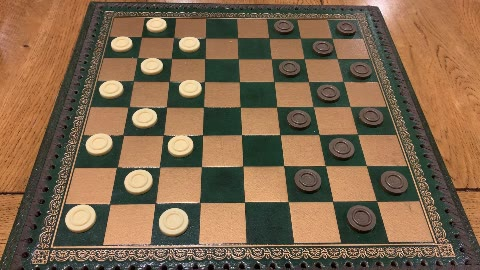
//> input picture DraughtsGames1Moves/DraughtsGame1Move0.JPG, 480 x 270 px
$ ./myApplication   (built with g++ and OpenCV 4)
//> lines starting //> are read from the running program, lines starting //| are printed output that depends on the picture; after the words box and inside, x2 and y2 are one past the last pixel; in counts of white or black regions, pixels touching at a corner belong together
#include<iostream>
#include<string>
#include <opencv2/opencv.hpp>
#include <opencv2/imgproc/imgproc.hpp>
#include "opencv2/highgui.hpp"
#include "opencv2/core.hpp"
#include "opencv2/video.hpp"
#include "opencv2/objdetect.hpp"
#include "opencv2/imgcodecs.hpp"
#include <opencv2/calib3d.hpp>
#include<typeinfo>

using namespace cv;
using namespace std;

const string GROUND_TRUTH_FOR_BOARD_IMAGES[][3] = {
	{"DraughtsGame1Move0.JPG", "1,2,3,4,5,6,7,8,9,10,11,12", "21,22,23,24,25,26,27,28,29,30,31,32"},
	{"DraughtsGame1Move1.JPG", "1,2,3,4,5,6,7,8,10,11,12,13", "21,22,23,24,25,26,27,28,29,30,31,32"},
	{"DraughtsGame1Move2.JPG", "1,2,3,4,5,6,7,8,10,11,12,13", "20,21,22,23,25,26,27,28,29,30,31,32"},
	{"DraughtsGame1Move3.JPG", "1,2,3,4,5,7,8,9,10,11,12,13", "20,21,22,23,25,26,27,28,29,30,31,32"},
	{"DraughtsGame1Move4.JPG", "1,2,3,4,5,7,8,9,10,11,12,13", "17,20,21,23,25,26,27,28,29,30,31,32"},
	{"DraughtsGame1Move5.JPG", "1,2,3,4,5,7,8,9,10,11,12,22", "20,21,23,25,26,27,28,29,30,31,32"},
	{"DraughtsGame1Move6.JPG", "1,2,3,4,5,7,8,9,10,11,12", "17,20,21,23,25,27,28,29,30,31,32"},
	{"DraughtsGame1Move7.JPG", "1,2,3,4,5,7,8,10,11,12,13", "17,20,21,23,25,27,28,29,30,31,32"},
	{"DraughtsGame1Move8.JPG", "1,2,3,4,5,7,8,10,11,12,13", "17,20,21,23,25,26,27,28,29,31,32"},
	{"DraughtsGame1Move9.JPG", "1,2,3,4,5,7,8,10,11,12,22", "20,21,23,25,26,27,28,29,31,32"},
	{"DraughtsGame1Move10.JPG", "1,2,3,4,5,7,8,10,11,12", "18,20,21,23,26,27,28,29,31,32"},
	{"DraughtsGame1Move11.JPG", "1,2,3,4,5,7,8,10,11,16", "18,20,21,23,26,27,28,29,31,32"},
	{"DraughtsGame1Move12.JPG", "1,2,3,4,5,7,8,10,11,16", "14,20,21,23,26,27,28,29,31,32"},
	{"DraughtsGame1Move13.JPG", "1,2,3,4,5,7,8,11,16,17", "20,21,23,26,27,28,29,31,32"},
	{"DraughtsGame1Move14.JPG", "1,2,3,4,5,7,8,11,16", "14,20,23,26,27,28,29,31,32"},
	{"DraughtsGame1Move15.JPG", "1,3,4,5,6,7,8,11,16", "14,20,23,26,27,28,29,31,32"},
	{"DraughtsGame1Move16.JPG", "1,3,4,5,6,7,8,11,16", "14,20,22,23,27,28,29,31,32"},
	{"DraughtsGame1Move17.JPG", "1,3,4,5,7,8,9,11,16", "14,20,22,23,27,28,29,31,32"},
	{"DraughtsGame1Move18.JPG", "1,3,4,5,7,8,9,11,16", "14,18,20,23,27,28,29,31,32"},
	{"DraughtsGame1Move19.JPG", "1,3,4,5,7,8,9,15,16", "14,18,20,23,27,28,29,31,32"},
	{"DraughtsGame1Move20.JPG", "1,3,4,5,8,9,16", "K2,14,20,23,27,28,29,31,32"},
	{"DraughtsGame1Move21.JPG", "1,3,4,5,8,16,18", "K2,20,23,27,28,29,31,32"},
	{"DraughtsGame1Move22.JPG", "1,3,4,5,8,16", "K2,14,20,27,28,29,31,32"},
	{"DraughtsGame1Move23.JPG", "1,4,5,7,8,16", "K2,14,20,27,28,29,31,32"},
	{"DraughtsGame1Move24.JPG", "1,4,5,7,8", "K2,11,14,27,28,29,31,32"},
	{"DraughtsGame1Move25.JPG", "1,4,5,8,16", "K2,14,27,28,29,31,32"},
	{"DraughtsGame1Move26.JPG", "1,4,5,8,16", "K7,14,27,28,29,31,32"},
	{"DraughtsGame1Move27.JPG", "1,4,5,11,16", "K7,14,27,28,29,31,32"},
	{"DraughtsGame1Move28.JPG", "1,4,5,11,16", "K7,14,24,28,29,31,32"},
	{"DraughtsGame1Move29.JPG", "4,5,6,11,16", "K7,14,24,28,29,31,32"},
	{"DraughtsGame1Move30.JPG", "4,5,6,11,16", "K2,14,24,28,29,31,32"},
	{"DraughtsGame1Move31.JPG", "4,5,9,11,16", "K2,14,24,28,29,31,32"},
	{"DraughtsGame1Move32.JPG", "4,5,9,11,16", "K2,10,24,28,29,31,32"},
	{"DraughtsGame1Move33.JPG", "4,5,11,14,16", "K2,10,24,28,29,31,32"},
	{"DraughtsGame1Move34.JPG", "4,5,11,14,16", "K2,7,24,28,29,31,32"},
	{"DraughtsGame1Move35.JPG", "4,5,11,16,17", "K2,7,24,28,29,31,32"},
	{"DraughtsGame1Move36.JPG", "4,5,11,16,17", "K2,K3,24,28,29,31,32"},
	{"DraughtsGame1Move37.JPG", "4,5,15,16,17", "K2,K3,24,28,29,31,32"},
	{"DraughtsGame1Move38.JPG", "4,5,15,16,17", "K2,K3,20,28,29,31,32"},
	{"DraughtsGame1Move39.JPG", "4,5,15,17,19", "K2,K3,20,28,29,31,32"},
	{"DraughtsGame1Move40.JPG", "4,5,15,17,19", "K2,K7,20,28,29,31,32"},
	{"DraughtsGame1Move41.JPG", "4,5,17,18,19", "K2,K7,20,28,29,31,32"},
	{"DraughtsGame1Move42.JPG", "4,5,17,18,19", "K2,K10,20,28,29,31,32"},
	{"DraughtsGame1Move43.JPG", "4,5,17,19,22", "K2,K10,20,28,29,31,32"},
	{"DraughtsGame1Move44.JPG", "4,5,17,19,22", "K2,K14,20,28,29,31,32"},
	{"DraughtsGame1Move45.JPG", "4,5,19,21,22", "K2,K14,20,28,29,31,32"},
	{"DraughtsGame1Move46.JPG", "4,5,19,21,22", "K2,K17,20,28,29,31,32"},
	{"DraughtsGame1Move47.JPG", "4,5,19,22,25", "K2,K17,20,28,29,31,32"},
	{"DraughtsGame1Move48.JPG", "4,5,19,25", "K2,20,K26,28,29,31,32"},
	{"DraughtsGame1Move49.JPG", "4,5,19,K30", "K2,20,K26,28,29,31,32"},
	{"DraughtsGame1Move50.JPG", "4,5,19,K30", "K2,20,K26,27,28,29,32"},
	{"DraughtsGame1Move51.JPG", "4,5,19,K23", "K2,20,27,28,29,32"},
	{"DraughtsGame1Move52.JPG", "4,5,19", "K2,18,20,28,29,32"},
	{"DraughtsGame1Move53.JPG", "4,5,23", "K2,18,20,28,29,32"},
	{"DraughtsGame1Move54.JPG", "4,5,23", "K2,15,20,28,29,32"},
	{"DraughtsGame1Move55.JPG", "4,5,26", "K2,15,20,28,29,32"},
	{"DraughtsGame1Move56.JPG", "4,5,26", "K2,11,20,28,29,32"},
	{"DraughtsGame1Move57.JPG", "4,5,K31", "K2,11,20,28,29,32"},
	{"DraughtsGame1Move58.JPG", "4,5,K31", "K2,11,20,27,28,29"},
	{"DraughtsGame1Move59.JPG", "4,5,K24", "K2,11,20,28,29"},
	{"DraughtsGame1Move60.JPG", "4,5", "K2,11,19,20,29"},
	{"DraughtsGame1Move61.JPG", "4,9", "K2,11,19,20,29"},
	{"DraughtsGame1Move62.JPG", "4,9", "K2,11,19,20,25"},
    {"DraughtsGame1Move63.JPG", "4,14", "K2,11,19,20,25"},
    {"DraughtsGame1Move64.JPG", "4,14", "K2,11,19,20,22"},
    {"DraughtsGame1Move65.JPG", "4,18", "K2,11,19,20,22"},
    {"DraughtsGame1Move66.JPG", "4", "K2,11,15,19,20"},
    {"DraughtsGame1Move67.JPG", "8", "K2,11,15,19,20"},
    {"DraughtsGame1Move68.JPG", "", "K2,K4,15,19,20"}
};

void assignPart1();
void calcHist();
void assignPart2(string path,int itr_no);
int check_piece(Point center);
void compute_matrix();
bool isEqual(Mat first, Mat second);
void findFrames();
void assignPart3();
void lineDetection();
void usingContours();
void chessboardcorners();
void assignPart5();
int FindHSVVals();
void compute_ext_matrix(int white_king_count,int black_king_count);
string findData(vector<string> current, vector<string> previous);

Mat imgWrap, matrix, backgroundG, backgroundW, backgroundBP, backgroundWP, maskW, maskG, image, imgHSV, mask, remove_bp_low, remove_bp_high;
Mat crop;

Mat maskEmpty, mask_bp, mask_wp;
float w = 300, h = 300;

string empty_path = "DraughtsGame1EmptyBoard.JPG";

Mat empty_img = imread(empty_path);

int hmin = 63, smin = 50, vmin = 51;
int hmax = 150, smax = 135, vmax = 164;

// Old black square vals
// Scalar greensquareLow = Scalar(54, 40, 51);
// Scalar greensquareHigh = Scalar(170, 135, 127);

Scalar greensquareLow = Scalar(63, 50, 51);
Scalar greensquareHigh = Scalar(150, 135, 164);

// Old white square vals
// Scalar whitesquareLow = Scalar(0, 80, 150);
// Scalar whitesquareHigh = Scalar(150, 170, 255);
Scalar whitesquareLow = Scalar(0, 58, 126);
Scalar whitesquareHigh = Scalar(15, 161, 239);
// int hminG = 20, sminG = 5, vminG = 36;
// int hmaxG = 255, smaxG = 255, vmaxG = 255;

Scalar whitepieceLow = Scalar(0, 0, 225);
Scalar whitepieceHigh = Scalar(179, 255, 255);

Scalar blackpieceLow = Scalar(0, 0, 0);
Scalar blackpieceHigh = Scalar(16, 255, 129);

vector<Vec3f> circles;

// [52 lines left out: functions pdn_parser, part5_parser, not called in this run]

// We are going to create a structure to keep track of the black squares numbers and use this data to deteermine the ground truth data and build the confusion matrix
struct{
    Point tl;
    Point br;
    string sq_no;

}PDN_Data[32];

// Creating the detected pdn variable for the pieces data
string detected[69][3];

Mat test;

void wrapImage(Mat img){
    Point2f src[4] = { {114, 17}, {355, 20}, {53, 245}, {433, 241} };
    Point2f dst[4] = { {0.0f, 0.0f}, {w, 0.0f}, {0.0f, h}, {w, h} };
    matrix = getPerspectiveTransform(src, dst);
    warpPerspective(img, imgWrap, matrix, Point(w, h));
}

void getContours(Mat imgBinary, Mat img, string category)
{
    string numbers[32] = {"12", "4", "28", "20", "32", "16", "8", "24", "11", "3", "27", "19", "15", "31", "23", "7", "10", "18", "2", "26", "14", "22", "6", "30", "9", "17", "1", "25", "29", "21", "13", "5"};
    vector<vector<Point>> contours;
	Point center;
    vector<Vec4i> hierarchy;
    int squares = 0;
    findContours(imgBinary, contours, RETR_TREE, CHAIN_APPROX_NONE);
    for ( int i = 0; i < contours.size(); i++ )
    {
        // For fine-tuning the image we are going to bound the counters to rectangles
		Moments M = moments(contours[i]);
		Point center(M.m10/M.m00, M.m01/M.m00);
		int inContour;
		if (contourArea(contours[i]) > 500)
		{
        Rect boundRect = boundingRect(contours[i]);
			if(boundRect.area()>500 && (boundRect.width < 70 || boundRect.height < 70))
			{
                // This part is to detect whether there is a piece inside the rectangle.. If so then please do not detect this as an empty square
                // The data inside circles is globally created every time the program is run using HoughCircles
                int struct_no = 0;
				for (int j = 0; j < circles.size(); j++)
				{
					Vec3i c = circles[j];
					Point center = Point(c[0],c[1]);
					inContour = pointPolygonTest(contours[i], center, false);
					if (inContour == 1 || inContour == 0){goto noprint;}
				}
					rectangle(img, boundRect.tl(), boundRect.br(), Scalar(255 ,0 ,0), 3);
					rectangle(maskEmpty, boundRect.tl(), boundRect.br(), Scalar(255 ,0 ,0), FILLED);
					if (category == "W_sq")
					putText(img, "W", (center), FONT_HERSHEY_COMPLEX, 0.6,Scalar(20, 208, 14), 1);
					else
                    {
                        if (category == "Empty")
                        {
					        putText(img, numbers[squares], (center), FONT_HERSHEY_COMPLEX, 0.6,Scalar(0, 0, 240), 1);
                            PDN_Data[stoi(numbers[squares])-1].tl = boundRect.tl();
                            PDN_Data[stoi(numbers[squares])-1].br = boundRect.br();
                            PDN_Data[stoi(numbers[squares])-1].sq_no = numbers[squares];
                            struct_no++;
                        }
                        else
                            putText(img, "B", (center), FONT_HERSHEY_COMPLEX, 0.6,Scalar(0, 0, 240), 1);
				    }
				noprint:;
			}
            squares++;
		}
    }

}

void getPieces(Mat imgBinary, Mat img, string category, string path, int itr_no){
	vector<vector<Point>> contours;
    vector<Vec4i> hierarchy;
    int index;
	findContours(imgBinary, contours, RETR_TREE, CHAIN_APPROX_NONE);
	vector<vector<Point> > contours_poly( contours.size() );
    vector<Point2f>centers( contours.size() );
    vector<float>radius( contours.size() );
	for( size_t i = 0; i < contours.size(); i++ )
    {
        approxPolyDP( contours[i], contours_poly[i], 3, true );
        minEnclosingCircle( contours_poly[i], centers[i], radius[i] );
    }

	for ( int i = 0; i < contours.size(); i++ ){
		Moments M = moments(contours[i]);
		Point center(M.m10/M.m00, M.m01/M.m00);
		if (contourArea(contours[i]) > 310){
			if (category == "W")
			{
				circle(img, centers[i], (int)radius[i], Scalar(255, 0, 255), 2 );
				putText(img, "Wp", (center), FONT_HERSHEY_COMPLEX, 0.4,Scalar(0, 0, 0), 1);
                index = check_piece(center);
                if (index != -1){
                    detected[itr_no][0] = path;
                    detected[itr_no][1] += to_string(index+1);
                    detected[itr_no][1] += ",";
                }
			}
			else
			{
				circle(img, centers[i], (int)radius[i], Scalar(255, 253, 0), 2 );
				putText(img, "Bp", (center), FONT_HERSHEY_COMPLEX, 0.4,Scalar(255, 255, 255), 1);
                index = check_piece(center);
                if (index != -1)
                {
                    detected[itr_no][0] = path;
                    detected[itr_no][2] += to_string(index+1);
                    detected[itr_no][2] += ",";
                }

			}
		}
	}


}

int check_piece(Point center){
    for( int i = 0 ; i < 32 ; i++ )
    {
        if( int(PDN_Data[i].tl.x) < int(center.x) && int(center.x) < int(PDN_Data[i].br.x) && int(PDN_Data[i].br.y) > int(center.y) && int(center.y) > int(PDN_Data[i].tl.y) ){
            return i;
        }
    }
    return -1;
}

void detectCircles(Mat img){

	Mat gray;
	cvtColor(img, gray, COLOR_BGR2GRAY);


	medianBlur(gray, gray, 5);
	HoughCircles(gray, circles, HOUGH_GRADIENT, 1,
	gray.rows/100, // Change this value to detect circles with different distances to each other
	100, 15, 11, 15 // Change the last two values
	// (min_radius and max_radius) to detect larger circles
	);
    // cout<<circles.size()<<endl;

	for (size_t i = 0; i < circles.size(); i++){
		Vec3i c = circles[i];
		Point center = Point(c[0],c[1]);
		// circle the piece
		// cout<<img[c[0], c[1]];
		int radius = c[2];
		// circle(img, center, radius, Scalar(255, 0, 255), FILLED);

	}
}

// [50 lines left out: function main, not called in this run]

// [7 lines of commented-out code are left out]

void assignPart5()
{
    for( int i = 0 ; i < 69 ; i++ )
    {
        string path = "DraughtsGames1Moves/DraughtsGame1Move";
        path = path + to_string(i);
        path = path + ".jpg";
        // cout<<path<<endl;
        assignPart2(path, i);
//> in assignPart2, img is the input picture: 270 rows x 480 cols, CV_8UC3; mean B, G, R 76.3, 102.6, 128.2
//> in detectCircles, `cvtColor(img, gray, COLOR_BGR2GRAY);`:
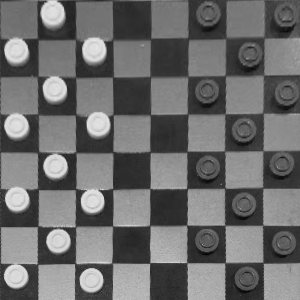
//> gray: 300 rows x 300 cols, CV_8UC1; min 6, max 232, mean 108.6
//> in detectCircles, `HoughCircles(gray, circles, HOUGH_GRADIENT, 1, gray.rows/100, 100, 15,..`: circles = 26 circles (x, y, radius), first 12: [16.5, 198.5, 11.8], [57.5, 240.5, 11.6], [54.5, 88.5, 12.1], [15.5, 275.5, 12.1], [92.5, 201.5, 11.8], [90.5, 279.5, 12.4], [243.5, 204.5, 12.1], [206.5, 239.5, 12], [15.5, 125.5, 11.6], [285.5, 14.5, 11.6], [93.5, 49.5, 12.1], [54.5, 165.5, 12.1]
//> the loop in detectCircles, `for (size_t i = 0; i < circles.size(); i++)` made 26 passes
//> (center, radius) on passes 1 to 8: (Point(16, 198), 12), (Point(58, 240), 12), (Point(54, 88), 12), (Point(16, 276), 12), (Point(92, 202), 12), (Point(90, 280), 12), (Point(244, 204), 12), (Point(206, 240), 12)
//> in assignPart2, `inRange(imgWrap, greensquareLow, greensquareHigh, maskG);`:
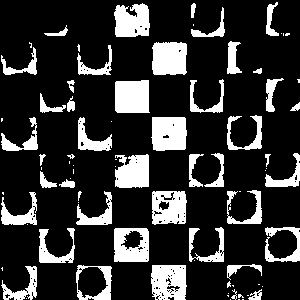
//> maskG: 300 rows x 300 cols, CV_8UC1; 19.6% white; 81 white regions (36 under 20 px)
//> in getContours, `findContours(imgBinary, contours, RETR_TREE, CHAIN_APPROX_NONE);`: contours = 224 contours, 175 with area under 20; largest, box (x1, y1, x2, y2) and area: (114, 228, 149, 262) 1113, (151, 265, 187, 300) 1100, (76, 265, 112, 300) 1094, (151, 117, 187, 151) 1066, (152, 191, 187, 225) 1038
//> the loop in getContours, `for ( int i = 0; i < contours.size(); i++ )` made 224 passes
//> (boundRect, center) on passes 78, 118, 159, 174, 190, 209, 220: (Rect(114, 228, 35, 34), Point(131, 244)), (Rect(152, 191, 35, 34), Point(168, 206)), (Rect(115, 154, 34, 34), Point(132, 172)), (Rect(151, 117, 36, 34), Point(168, 133)), (Rect(115, 80, 35, 33), Point(131, 96)), (Rect(152, 42, 35, 33), Point(169, 58)), (Rect(114, 3, 36, 34), Point(131, 21))
//> after the loop in getContours, `for ( int i = 0; i < contours.size(); i++ )`:
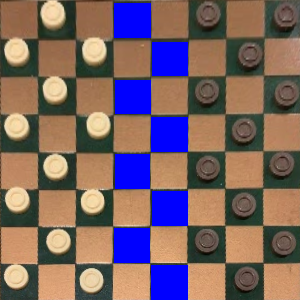
//> maskEmpty: 300 rows x 300 cols, CV_8UC3; mean B, G, R 102.5, 99.1, 122
//> after the loop in getContours, `for ( int i = 0; i < contours.size(); i++ )`: squares = 10
//> in assignPart2, `inRange(imgWrap, whitesquareLow, whitesquareHigh, maskW);`:
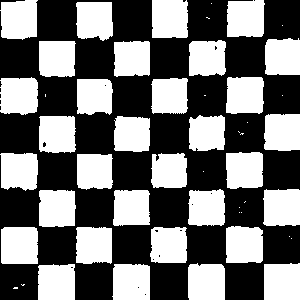
//> maskW: 300 rows x 300 cols, CV_8UC1; 45.1% white; 50 white regions (18 under 20 px)
//> call 2 of getContours, with category = "W_sq"
//> in getContours (call 2), `findContours(imgBinary, contours, RETR_TREE, CHAIN_APPROX_NONE);`: contours = 62 contours, 30 with area under 20; largest, box (x1, y1, x2, y2) and area: (1, 227, 38, 264) 1282, (152, 0, 188, 38) 1270, (0, 0, 38, 40) 1264, (227, 0, 265, 37) 1249, (188, 263, 225, 300) 1246
//> the loop in getContours (call 2), `for ( int i = 0; i < contours.size(); i++ )` made 62 passes
//> (center, boundRect) on passes 3, 6, 8, 9, 12, 17, 18, 19: (Point(130, 281), Rect(112, 264, 38, 36)), (Point(56, 281), Rect(38, 264, 37, 36)), (Point(281, 281), Rect(264, 263, 36, 37)), (Point(206, 281), Rect(188, 263, 37, 37)), (Point(168, 244), Rect(150, 227, 37, 36)), (Point(93, 244), Rect(76, 227, 36, 37)), (Point(18, 245), Rect(1, 227, 37, 37)), (Point(243, 244), Rect(226, 226, 37, 37))
//> after the loop in getContours (call 2), `for ( int i = 0; i < contours.size(); i++ )`:
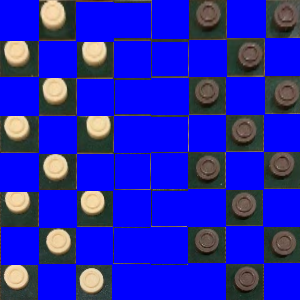
//> maskEmpty: 300 rows x 300 cols, CV_8UC3; mean B, G, R 183.7, 33.3, 33.4
//> after the loop in getContours (call 2), `for ( int i = 0; i < contours.size(); i++ )`: squares = 32
//> in getPieces, `findContours(imgBinary, contours, RETR_TREE, CHAIN_APPROX_NONE);`: contours = 177 contours, 155 with area under 20; largest, box (x1, y1, x2, y2) and area: (6, 187, 29, 210) 379, (83, 38, 105, 61) 378, (5, 114, 28, 137) 376, (42, 1, 64, 25) 374, (5, 39, 28, 62) 374
//> in getPieces, `vector<vector<Point> > contours_poly( contours.size() );`: contours_poly = 177 empty contours
//> after the loop in getPieces, `for( size_t i = 0; i < contours.size(); i++ )`: contours_poly = 177 contours, 155 with area under 20; largest, box (x1, y1, x2, y2) and area: (5, 114, 28, 137) 359, (43, 77, 66, 101) 344, (6, 188, 28, 210) 342, (84, 38, 105, 61) 341, (4, 265, 27, 287) 336; centers = 177 Points (x, y), first 12: [64, 299], [207, 298], [205, 298], [194, 298], [51, 298], [200, 297], [198, 297], [191, 298], [194.5, 296.5], [220, 294], [40, 294], [201.5, 295.5]; radius = 177 values, max 16.92 at index 46, min 0.0001 at index 0, mean 1.76
//> the loop in getPieces, `for ( int i = 0; i < contours.size(); i++ )` made 177 passes
//> center on passes 1 to 8: Point(-2147483648, -2147483648), Point(-2147483648, -2147483648), Point(-2147483648, -2147483648), Point(-2147483648, -2147483648), Point(-2147483648, -2147483648), Point(-2147483648, -2147483648), Point(-2147483648, -2147483648), Point(-2147483648, -2147483648)
//> in assignPart2, `inRange(imgWrap, blackpieceLow, blackpieceHigh, mask_bp);`:
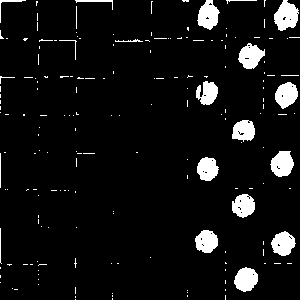
//> mask_bp: 300 rows x 300 cols, CV_8UC1; 6.8% white; 184 white regions (163 under 20 px)
//> call 2 of getPieces, with category = 'B', itr_no = 0
//> in getPieces (call 2), `findContours(imgBinary, contours, RETR_TREE, CHAIN_APPROX_NONE);`: contours = 219 contours, 205 with area under 20; largest, box (x1, y1, x2, y2) and area: (274, 0, 299, 31) 488, (270, 151, 294, 177) 425, (197, 0, 220, 30) 420, (238, 43, 265, 69) 418, (234, 267, 258, 292) 406
//> in getPieces (call 2), `vector<vector<Point> > contours_poly( contours.size() );`: contours_poly = 219 empty contours
//> after the loop in getPieces (call 2), `for( size_t i = 0; i < contours.size(); i++ )`: contours_poly = 219 contours, 205 with area under 20; largest, box (x1, y1, x2, y2) and area: (274, 0, 299, 31) 449, (271, 151, 294, 177) 428, (238, 43, 265, 69) 416, (271, 231, 296, 256) 386, (234, 267, 258, 292) 373; centers = 219 Points (x, y), first 12: [75, 299], [112, 298], [75, 296], [225, 297], [187, 295], [112, 295], [112, 293], [187, 292], [187, 290], [225, 289], [14, 289], [12, 288]; radius = 219 values, max 19.04 at index 217, min 0.0001 at index 0, mean 2.11
//> the loop in getPieces (call 2), `for ( int i = 0; i < contours.size(); i++ )` made 219 passes
//> after the loop in getPieces (call 2), `for ( int i = 0; i < contours.size(); i++ )`:
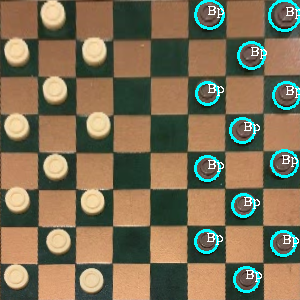
//> img: 300 rows x 300 cols, CV_8UC3; mean B, G, R 86.1, 112.3, 125.5
    }
//> pass 2 of the loop in assignPart5, `for( int i = 0 ; i < 69 ; i++ )`:
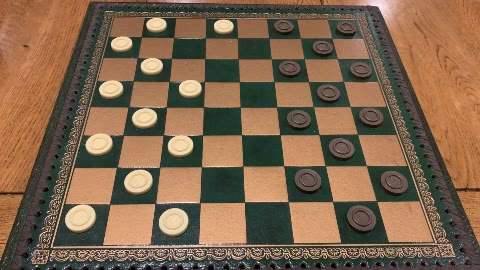
//> input picture DraughtsGames1Moves/DraughtsGame1Move1.JPG, 480 x 270 px
//> in assignPart2, img is the input picture: 270 rows x 480 cols, CV_8UC3; mean B, G, R 77.1, 101.3, 127.6
//> the loop in detectCircles (call 2), `for (size_t i = 0; i < circles.size(); i++)` made 27 passes
//> (center, radius) on passes 1 to 4: (Point(284, 242), 12), (Point(16, 198), 12), (Point(92, 200), 12), (Point(58, 240), 12)
//> in assignPart2 (call 2), `inRange(imgWrap, greensquareLow, greensquareHigh, maskG);`:
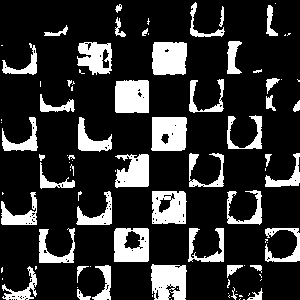
//> maskG: 300 rows x 300 cols, CV_8UC1; 18.9% white; 91 white regions (44 under 20 px)
//> in getContours (call 3), `findContours(imgBinary, contours, RETR_TREE, CHAIN_APPROX_NONE);`: contours = 207 contours, 157 with area under 20; largest, box (x1, y1, x2, y2) and area: (114, 228, 149, 262) 1110, (151, 117, 187, 151) 1095, (151, 264, 187, 300) 1064, (152, 191, 187, 224) 1034, (115, 80, 149, 113) 1031
//> after the loop in getPieces (call 4), `for ( int i = 0; i < contours.size(); i++ )`:
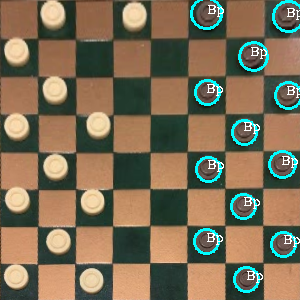
//> img: 300 rows x 300 cols, CV_8UC3; mean B, G, R 86.5, 110.6, 124.6
    int white_king_count = 0;
    int black_king_count = 0;

    for (int i = 0; i < 69 ; i++)
    {
        vector<string> data = pdn_parser(detected[i][1]);
        vector<string> data2 = pdn_parser(detected[i][2]);

        for(int k = 0; k < data.size(); k++)
        {
            if(data[k] == "29" || data[k] == "30" || data[k] == "31" || data[k] == "32")
            {
                data[k] = "K" + data[k];
                white_king_count++;
            }
        }
        for(int k = 0; k < data2.size(); k++)
        {
            if(data2[k] == "1" || data2[k] == "2" || data2[k] == "3" || data2[k] == "4")
            {
                data2[k] = "K" + data2[k];
                black_king_count++;
            }
        }

    }
    // After all the kings are detected let's calculate the extended confusion matrix
    compute_ext_matrix(white_king_count, black_king_count);
}

// [537 lines left out: functions compute_ext_matrix, chessboardcorners, usingContours, lineDetection, assignPart3, findData and 4 more, not called in this run]


void assignPart2(string path, int itr_no){
    Mat detectPiece;
    Mat img = imread(path);
    wrapImage(img);

	imgWrap.copyTo(detectPiece);

    imgWrap.copyTo(backgroundG);
	imgWrap.copyTo(backgroundW);
    imgWrap.copyTo(backgroundBP);
    imgWrap.copyTo(backgroundWP);


	imgWrap.copyTo(maskEmpty);

	// Showing the regions for green spaces

	// Detecting circles for pices and coloring with black
	// if (path != "DraughtsGame1EmptyBoard.JPG")
	detectCircles(imgWrap);


    cvtColor(imgWrap, imgWrap, COLOR_BGR2HSV);

    inRange(imgWrap, greensquareLow, greensquareHigh, maskG);
    getContours(maskG, backgroundG, "G_sq");


	// Showing the regions for white spaces

	inRange(imgWrap, whitesquareLow, whitesquareHigh, maskW);
    getContours(maskW, backgroundW, "W_sq");


	// Showing the regions for White Pieces
    if(circles.size() != 0){


        inRange(imgWrap, whitepieceLow, whitepieceHigh, mask_wp);
        getPieces(mask_wp, backgroundWP, "W", path, itr_no);

        // detected[itr_no][1][ detected[itr_no][1].size() - 1 ] = '\"';

        inRange(imgWrap, blackpieceLow, blackpieceHigh, mask_bp);
        getPieces(mask_bp, backgroundBP, "B", path, itr_no);
        // detected[itr_no][2][ detected[itr_no][2].size() - 1 ] = '\"';


    }
}

// ---------------------------------------------------------------- THIS IS THE PART 1 OF THE ASSIGNMENT ----------------------------------------------------------------

// [120 lines left out: functions calcHist, assignPart1, not called in this run]

// added to run one function of the file
//> (the run ends here: the program stops with an error, at `warpPerspective(img, imgWrap, matrix, Point(w, h));`)
